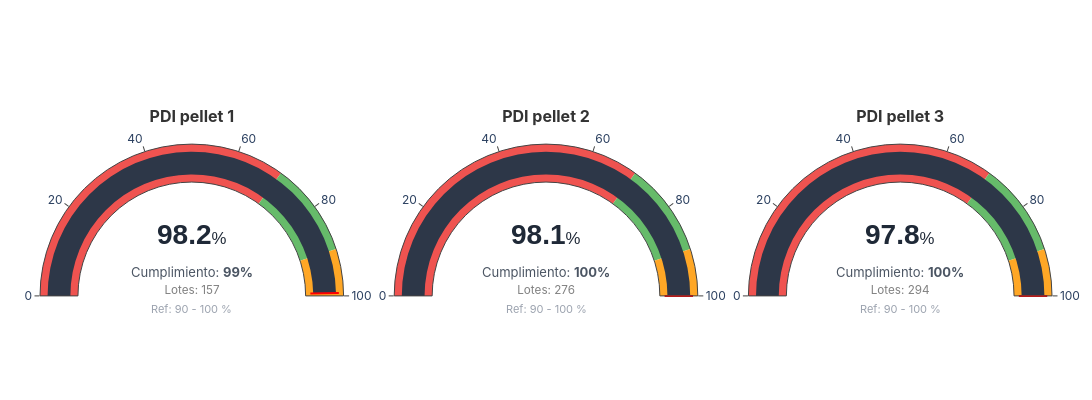

The cell this chart's notebook holds for it:
### Code cell
# Ejemplo 1: Temperatura con conteo de lotes
RANGE_PDI = (90, 100)
fig = plot_gauge_grid(
    df=prod_pel_group,
    group_col="pellet",
    value_col="pdi",
    target_ranges=RANGE_PDI,
    count_col="lot",  # Cuenta lotes distintos
    label_count="Lotes",
    label_metric="Cumplimiento",
    order_groups=["pellet 1", "pellet 2", "pellet 3"],
    title_prefix="PDI",
    unit="%",
)
s3.save_plotly_html(fig, "gauge_pellet_pdi.html")

fig.show()

### Figure 1 — Plotly figure (JSON) as saved in the notebook; plotly's stock layout.template omitted (floating-point values rounded to 4 significant figures)
{"data": [{"domain": {"x": [0, 0.3], "y": [0, 1]}, "gauge": {"axis": {"range": [0, 100], "tickformat": ".0f"}, "bar": {"color": "#2D3748", "thickness": 0.6}, "bgcolor": "white", "steps": [{"color": "#EF5350", "range": [0, 70]}, {"color": "#66BB6A", "range": [70, 90]}, {"color": "#FFA726", "range": [90, 100]}], "threshold": {"line": {"color": "red", "width": 2}, "thickness": 0.75, "value": 99.35}}, "mode": "gauge", "title": {"font": {"color": "#333333", "size": 16}, "text": "<b>PDI pellet 1</b>"}, "type": "indicator", "value": 99.35}, {"domain": {"x": [0.35, 0.65], "y": [0, 1]}, "gauge": {"axis": {"range": [0, 100], "tickformat": ".0f"}, "bar": {"color": "#2D3748", "thickness": 0.6}, "bgcolor": "white", "steps": [{"color": "#EF5350", "range": [0, 70]}, {"color": "#66BB6A", "range": [70, 90]}, {"color": "#FFA726", "range": [90, 100]}], "threshold": {"line": {"color": "red", "width": 2}, "thickness": 0.75, "value": 100}}, "mode": "gauge", "title": {"font": {"color": "#333333", "size": 16}, "text": "<b>PDI pellet 2</b>"}, "type": "indicator", "value": 100}, {"domain": {"x": [0.7, 1], "y": [0, 1]}, "gauge": {"axis": {"range": [0, 100], "tickformat": ".0f"}, "bar": {"color": "#2D3748", "thickness": 0.6}, "bgcolor": "white", "steps": [{"color": "#EF5350", "range": [0, 70]}, {"color": "#66BB6A", "range": [70, 90]}, {"color": "#FFA726", "range": [90, 100]}], "threshold": {"line": {"color": "red", "width": 2}, "thickness": 0.75, "value": 100}}, "mode": "gauge", "title": {"font": {"color": "#333333", "size": 16}, "text": "<b>PDI pellet 3</b>"}, "type": "indicator", "value": 100}], "layout": {"annotations": [{"font": {"color": "#1F2937", "family": "Arial", "size": 28}, "showarrow": false, "text": "<b>98.2</b><span style='font-size:0.6em'>%</span>", "x": 0.15, "xanchor": "center", "xref": "paper", "y": 0.45, "yref": "paper"}, {"align": "center", "font": {"color": "#4B5563", "size": 13}, "showarrow": false, "text": "Cumplimiento: <b>99%</b><br><span style='font-size:0.9em; color:gray'>Lotes: 157</span>", "x": 0.15, "xanchor": "center", "xref": "paper", "y": 0.35, "yanchor": "top", "yref": "paper"}, {"font": {"color": "#9CA3AF", "size": 11}, "showarrow": false, "text": "Ref: 90 - 100 %", "x": 0.15, "xanchor": "center", "xref": "paper", "y": 0.15, "yref": "paper"}, {"font": {"color": "#1F2937", "family": "Arial", "size": 28}, "showarrow": false, "text": "<b>98.1</b><span style='font-size:0.6em'>%</span>", "x": 0.5, "xanchor": "center", "xref": "paper", "y": 0.45, "yref": "paper"}, {"align": "center", "font": {"color": "#4B5563", "size": 13}, "showarrow": false, "text": "Cumplimiento: <b>100%</b><br><span style='font-size:0.9em; color:gray'>Lotes: 276</span>", "x": 0.5, "xanchor": "center", "xref": "paper", "y": 0.35, "yanchor": "top", "yref": "paper"}, {"font": {"color": "#9CA3AF", "size": 11}, "showarrow": false, "text": "Ref: 90 - 100 %", "x": 0.5, "xanchor": "center", "xref": "paper", "y": 0.15, "yref": "paper"}, {"font": {"color": "#1F2937", "family": "Arial", "size": 28}, "showarrow": false, "text": "<b>97.8</b><span style='font-size:0.6em'>%</span>", "x": 0.85, "xanchor": "center", "xref": "paper", "y": 0.45, "yref": "paper"}, {"align": "center", "font": {"color": "#4B5563", "size": 13}, "showarrow": false, "text": "Cumplimiento: <b>100%</b><br><span style='font-size:0.9em; color:gray'>Lotes: 294</span>", "x": 0.85, "xanchor": "center", "xref": "paper", "y": 0.35, "yanchor": "top", "yref": "paper"}, {"font": {"color": "#9CA3AF", "size": 11}, "showarrow": false, "text": "Ref: 90 - 100 %", "x": 0.85, "xanchor": "center", "xref": "paper", "y": 0.15, "yref": "paper"}], "font": {"family": "Inter, sans-serif"}, "height": 400, "margin": {"b": 40, "l": 40, "r": 40, "t": 80}, "width": 1100}}
